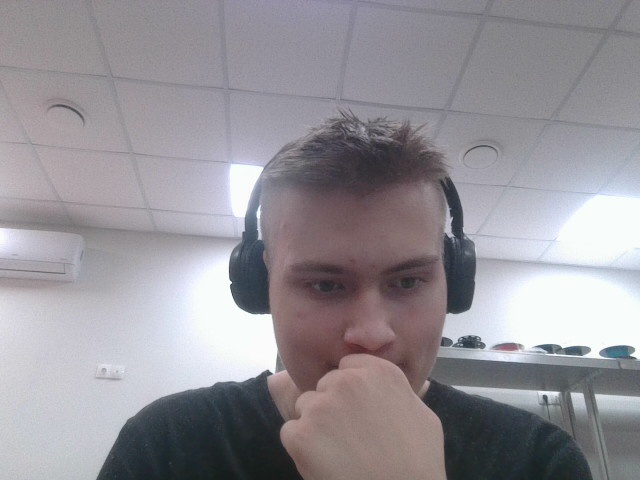
#> input picture photo.jpg, 640 x 480 px, given in place of the camera
$ python cycle.py
#> lines starting #> are read from the running program, lines starting #| are printed output that depends on the picture; after the words box and inside, x2 and y2 are one past the last pixel; in counts of white or black regions, pixels touching at a corner belong together
#> in main, frame is the input picture: shape (480, 640, 3); mean B, G, R 151.7, 145.8, 149.2
import cv2
import numpy as np
import time

def detect_lines_of_width(frame, min_width, max_width):
    """
    Обнаруживает линии определенной ширины на изображении

    Args:
        frame: входное изображение
        min_width: минимальная ширина линии (в пикселях)
        max_width: максимальная ширина линии (в пикселях)

    Returns:
        Изображение с выделенными линиями
    """
#> called with min_width = 5, max_width = 50
    # Конвертируем в градации серого
    gray = cv2.cvtColor(frame, cv2.COLOR_BGR2GRAY)
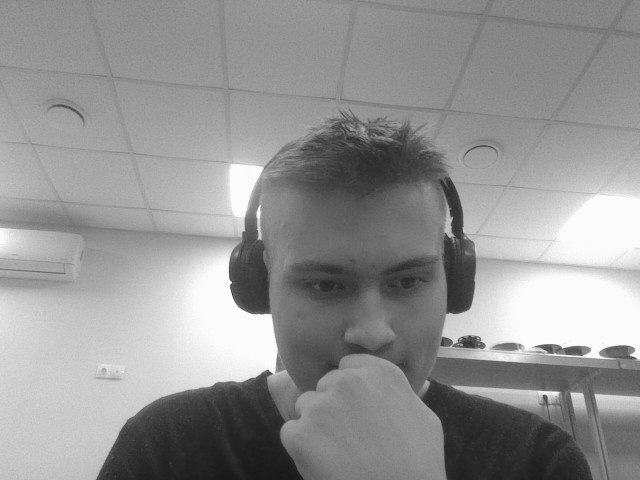
#> gray: shape (480, 640); min 23, max 255, mean 147.5

    # Применяем пороговую обработку для выделения темных линий
    # (можете изменить метод пороговой обработки в зависимости от условий освещения)
    _, binary = cv2.threshold(gray, 120, 255, cv2.THRESH_BINARY_INV)
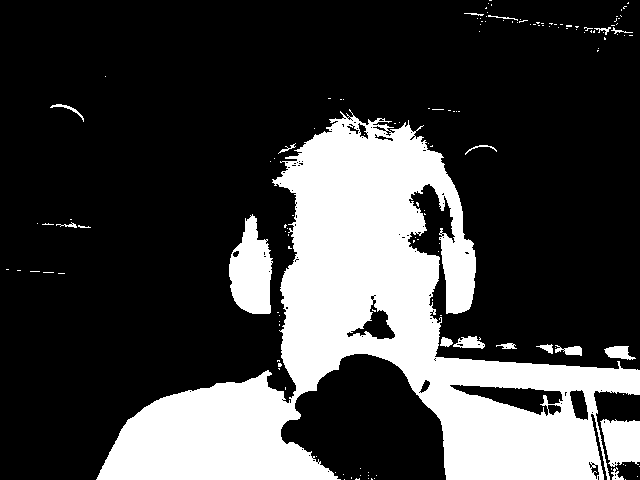
#> binary: shape (480, 640); 25.4% white; 145 white regions (126 under 20 px), largest, box (x1, y1, x2, y2) and area: (96, 109, 640, 480) 71684, (229, 214, 273, 314) 2974, (600, 419, 640, 467) 1503

    # Морфологические операции для улучшения обнаружения линий
    kernel = np.ones((3, 3), np.uint8)
    binary = cv2.morphologyEx(binary, cv2.MORPH_CLOSE, kernel)
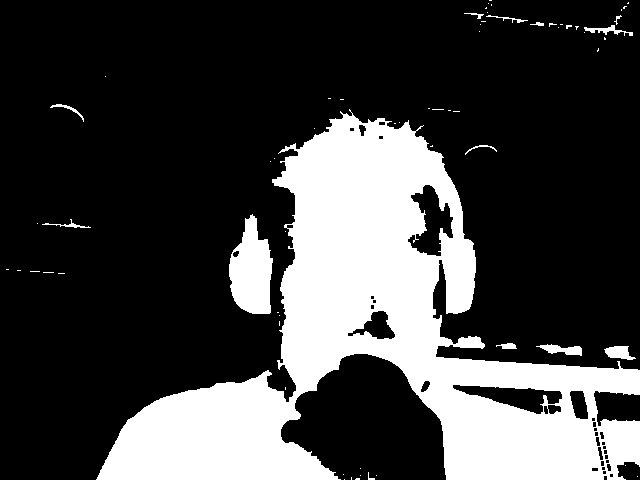
#> binary: shape (480, 640); 25.8% white; 66 white regions (52 under 20 px), largest, box (x1, y1, x2, y2) and area: (96, 109, 640, 480) 74815, (229, 214, 273, 314) 3006, (536, 344, 582, 356) 295
    binary = cv2.morphologyEx(binary, cv2.MORPH_OPEN, kernel)
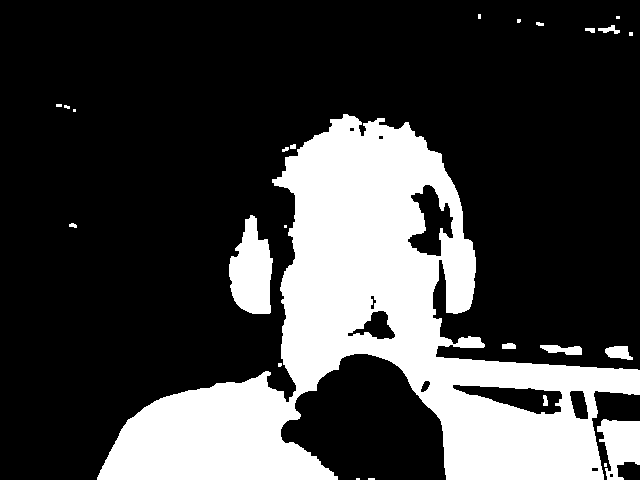
#> binary: shape (480, 640); 25.5% white; 25 white regions (12 under 20 px)

    # Находим контуры
    contours, _ = cv2.findContours(binary, cv2.RETR_EXTERNAL, cv2.CHAIN_APPROX_SIMPLE)
#> contours = 24 contours, 16 with area under 20; largest, box (x1, y1, x2, y2) and area: (97, 114, 640, 480) 75909, (229, 215, 273, 314) 2864, (597, 419, 640, 480) 1623, (605, 346, 633, 360) 243, (540, 345, 582, 355) 238, (598, 25, 620, 34) 69, (502, 343, 516, 349) 58, (585, 28, 595, 33) 26

    # Создаем копию изображения для рисования
    result = frame.copy()

    # Фильтруем контуры по ширине
    for contour in contours:
        # Получаем ограничивающий прямоугольник
        x, y, w, h = cv2.boundingRect(contour)

        # Фильтруем по ширине
        if min_width <= w <= max_width:
            # Рисуем прямоугольник вокруг линии
            cv2.rectangle(result, (x, y), (x + w, y + h), (0, 255, 0), 2)

            # Добавляем текст с информацией о ширине
            cv2.putText(result, f"Width: {w}px", (x, y - 5),
                       cv2.FONT_HERSHEY_SIMPLEX, 0.5, (0, 255, 0), 1)
#> this loop made 24 passes
#> (x, y, w, h) on passes 4, 5, 6, 7, 8, 10, 11, 12, 13, 14, 16, 19: (597, 419, 43, 61), (278, 363, 4, 4), (605, 346, 28, 14), (540, 345, 42, 10), (502, 343, 14, 6), (69, 223, 8, 5), (229, 215, 44, 99), (282, 147, 7, 5), (290, 144, 6, 5), (97, 114, 543, 366), (64, 105, 6, 4), (585, 28, 10, 5)
#> (contour, x, y, w, h) on passes 1, 2, 3, 9, 15, 17: ([[368, 478], [368, 479], [374, 479], [374, 478]], 368, 478, 7, 2), ([[356, 478], [356, 479], [359, 479], [359, 478]], 356, 478, 4, 2), ([[604, 463], [604, 466], [606, 466], [606, 463]], 604, 463, 3, 4), ([[284, 225], [284, 227], [286, 227], [286, 225]], 284, 225, 3, 3), ([[73, 109], [73, 111], [75, 111], [75, 109]], 73, 109, 3, 3), ([[56, 104], [56, 106], [61, 106], [61, 104]], 56, 104, 6, 3)
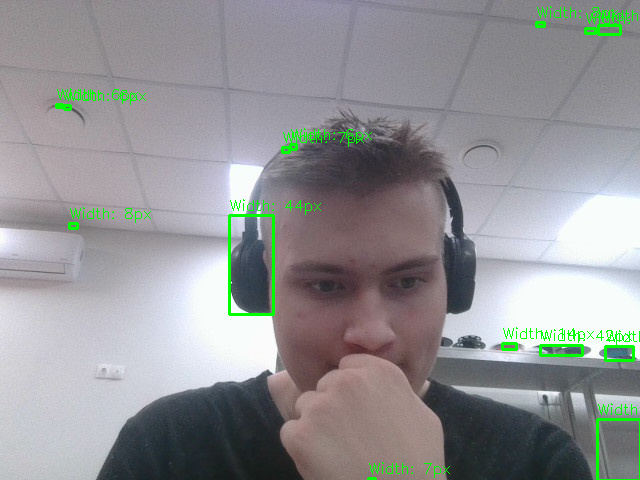
#> result: shape (480, 640, 3); 1.59% of pixels changed, all inside (x1, y1, x2, y2) = (55, 6, 640, 480)

    return result

def detect_lines_hough(frame, min_width, max_width):
    """
    Альтернативный метод: использует преобразование Хафа для обнаружения линий
    с последующей фильтрацией по ширине
    """
    # Конвертируем в градации серого
    gray = cv2.cvtColor(frame, cv2.COLOR_BGR2GRAY)

    # Применяем размытие для уменьшения шума
    blurred = cv2.GaussianBlur(gray, (5, 5), 0)

    # Детектор Кэнни для обнаружения границ
    edges = cv2.Canny(blurred, 50, 150)

    # Преобразование Хафа для обнаружения линий
    lines = cv2.HoughLinesP(edges, 1, np.pi/180, threshold=50,
                           minLineLength=100, maxLineGap=10)

    result = edges.copy()

    if lines is not None:
        for line in lines:
            x1, y1, x2, y2 = line[0]

            # Рассчитываем длину линии
            length = np.sqrt((x2 - x1)**2 + (y2 - y1)**2)

            # Для Хафа ширина оценивается косвенно через толщину линии
            # Можно регулировать толщину рисования в зависимости от желаемой ширины
            line_thickness = 2

            # Фильтруем линии по длине (как приблизительный аналог ширины)
            if min_width <= length/10 <= max_width:  # Эмпирический коэффициент
                cv2.line(result, (x1, y1), (x2, y2), (0, 0, 255), line_thickness)

    return result

def main():
    # Параметры для фильтрации линий по ширине
    MIN_LINE_WIDTH = 5   # минимальная ширина линии в пикселях
    MAX_LINE_WIDTH = 50  # максимальная ширина линии в пикселях

    # Выбор метода детектирования
    USE_HOUGH = False  # True для метода Хафа, False для метода контуров

    # Открываем видеопоток с камеры
    # 0 - индекс камеры по умолчанию
    cap = cv2.VideoCapture(1)

    # Проверяем, открылась ли камера
    if not cap.isOpened():
        print("Ошибка: не удалось открыть камеру")
        return

    print("Нажмите 'q' для выхода")
    print("Нажмите 'h' для переключения между методами детектирования")
    print("Нажмите '+'/'-' для увеличения/уменьшения минимальной ширины")
    print("Нажмите '*'/'/' для увеличения/уменьшения максимальной ширины")

    while True:
        # Считываем кадр с камеры
        ret, frame = cap.read()

        if not ret:
            print("Ошибка: не удалось получить кадр")
            break

        # Обнаруживаем линии выбранным методом
        if USE_HOUGH:
            result = detect_lines_hough(frame, MIN_LINE_WIDTH, MAX_LINE_WIDTH)
            method_name = "Hough Transform"
        else:
            result = detect_lines_of_width(frame, MIN_LINE_WIDTH, MAX_LINE_WIDTH)
            method_name = "Contour Detection"

        # Добавляем информационную панель
        cv2.putText(result, f"Method: {method_name}", (10, 30),
                   cv2.FONT_HERSHEY_SIMPLEX, 0.7, (255, 255, 255), 2)
        cv2.putText(result, f"Min Width: {MIN_LINE_WIDTH}px", (10, 60),
                   cv2.FONT_HERSHEY_SIMPLEX, 0.7, (255, 255, 255), 2)
        cv2.putText(result, f"Max Width: {MAX_LINE_WIDTH}px", (10, 90),
                   cv2.FONT_HERSHEY_SIMPLEX, 0.7, (255, 255, 255), 2)
        cv2.putText(result, "Press 'q' to quit", (10, 120),
                   cv2.FONT_HERSHEY_SIMPLEX, 0.7, (255, 255, 255), 2)
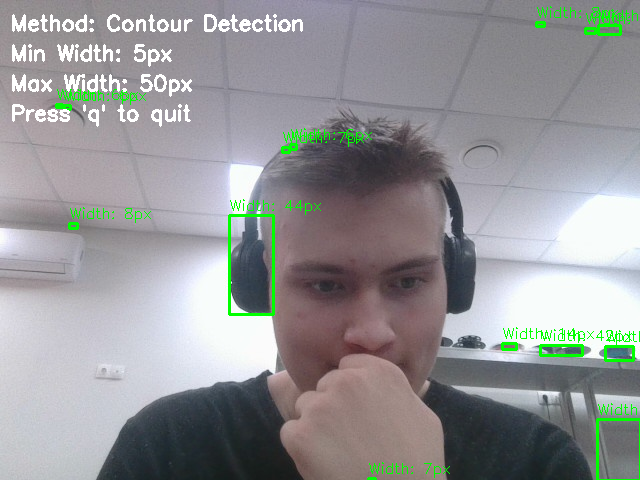
#> result: shape (480, 640, 3); mean B, G, R 151, 149.3, 148.5

        # Показываем результат
        cv2.imshow('Line Width Detector', result)

        # Обработка нажатий клавиш
        key = cv2.waitKey(1) & 0xFF
#> (key q is pressed here)

        if key == ord('q'):
            break
        elif key == ord('h'):
            USE_HOUGH = not USE_HOUGH
            print(f"Переключили метод на: {'Hough Transform' if USE_HOUGH else 'Contour Detection'}")
        elif key == ord('+'):
            MIN_LINE_WIDTH += 1
            print(f"Минимальная ширина: {MIN_LINE_WIDTH}px")
        elif key == ord('-'):
            MIN_LINE_WIDTH = max(1, MIN_LINE_WIDTH - 1)
            print(f"Минимальная ширина: {MIN_LINE_WIDTH}px")
        elif key == ord('*'):
            MAX_LINE_WIDTH += 1
            print(f"Максимальная ширина: {MAX_LINE_WIDTH}px")
        elif key == ord('/'):
            MAX_LINE_WIDTH = max(MIN_LINE_WIDTH + 1, MAX_LINE_WIDTH - 1)
            print(f"Максимальная ширина: {MAX_LINE_WIDTH}px")

    # Освобождаем ресурсы
    cap.release()
    cv2.destroyAllWindows()

if __name__ == "__main__":
    main()
